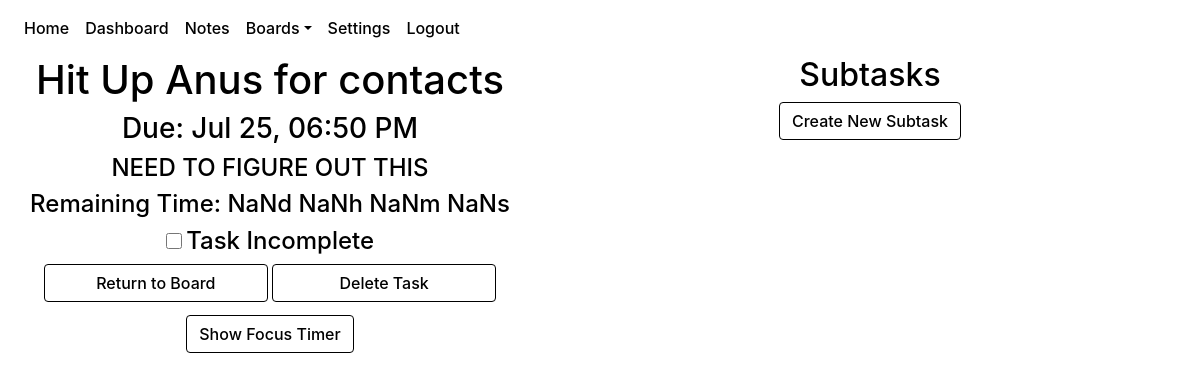
The page /boards/3/12/14 (signed in) on the database as committed earlier.
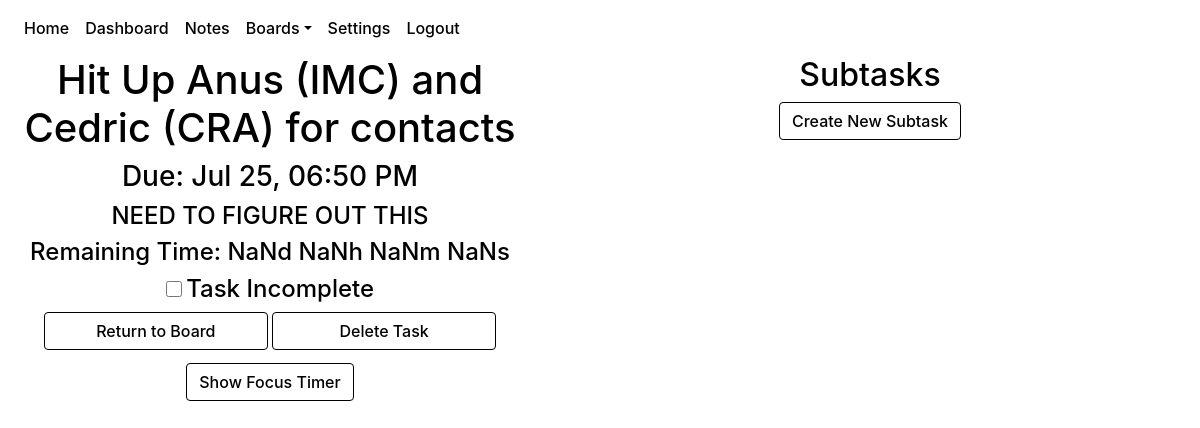
The same page on the database as committed later.
### website/models.py (models this page shows)
class Task(db.Model):
    id = db.Column(db.Integer, primary_key = True)
    created = db.Column(db.DateTime(timezone = True), default = func.now())
    last_modified = db.Column(db.DateTime(timezone = True), default = func.now())
    due_date = db.Column(db.DateTime(timezone = True))
    name = db.Column(db.String(100))
    description = db.Column(db.String(10000))
    completed = db.Column(db.Boolean, default = False)
    category = db.Column(db.Integer, db.ForeignKey('category.id'))
    board = db.Column(db.Integer, db.ForeignKey('board.id'))
    subtasks = db.relationship('Subtask')
    user_id = db.Column(db.Integer, db.ForeignKey('user.id'))

### website/views.py (the view, shortened to what this page needs)
@views.route('/boards/<board>/<category>/<task>', methods= ['GET', 'POST'])
@login_required
def display_task(board, category, task):
    return render_template("taskview.html", user = current_user, board = board, category = category, task = task)

### website/__init__.py (called while the page is built)
def create_app():
    app = Flask(__name__)
    app.config['SECRET_KEY'] = urandom(12).hex()
    app.config['SQLALCHEMY_DATABASE_URI'] = f'sqlite:///{DB_NAME}'
    app.config['SQLALCHEMY_TRACK_MODIFICATIONS'] = False
    db.init_app(app)
    from .views import views
    from .auth import auth
    app.register_blueprint(views, url_prefix='/')
    app.register_blueprint(auth, url_prefix='/')
    from .models import User, Note, Board, Task, Category
    create_database(app)
    login_manager = LoginManager()
    login_manager.login_view = 'auth.login'
    login_manager.init_app(app)
    @login_manager.user_loader
    def load_user(id):
        return User.query.get(id)
    return app

### website/templates/taskview.html (shortened to what this page needs)
{% extends "base.html" %}
{% block style %}
<link rel="stylesheet" href="{{ url_for('static', filename = 'taskView.css') }}" />
{% endblock %}
{% block content %}
    {% for boardObject in current_user.boards %}
    {% if boardObject.id == board|int%}
    {% for taskObject in boardObject.tasks%}
    {% if task|int == taskObject.id %}
    <div class="all-task-content">
        <div class="contain-task">
            <div class="task-header">
                <h1
                align="center"
                class="show-task task-title"
                id="task-title"
                ondblclick='editTaskElement(".task-title")'>{{ taskObject.name }}</h1>
                <h3
                id="task-due-date"
                class="show-task task-due"
                align="center"
                ondblclick='setDefaultDate("{{taskObject.due_date}}"); editTaskElement(".task-due");'>Due: {{taskObject.due_date.strftime('%b %d, %I:%M %p')}}</h3>
                <h4
                id="task-description"
                class="show-task task-description"
                align="center"
                ondblclick='editTaskElement(".task-description")'>{{taskObject.description}}</h4>
                {% if taskObject.completed == True %}
                    <h4 style="display: none;" id="time-remaining"></h4>
                    <div align="center" class="task-complete checkbox-section">
                        <input
                        align="center"
                        name="check-box"
                        type="checkbox"
                        aria-label="Complete"
                        id="task-completed-checkbox"
                        class="task-view checkbox form-control"
                        onclick="toggleTaskCompletion({{ taskObject.id }}, {{ taskObject.board }})"
                        checked
                        >
                        <h4 id="task-status">Task Complete</h4>
                    </div>
                {% else %}
                    <h4 id="time-remaining"></h4>
                    <div align="center" class="task-incomplete checkbox-section">
                        <input
                        onshow="showDueDate('{{ taskObject.due_date }}');"
                        type="checkbox"
                        name="check-box"
                        aria-label="Complete"
                        id="task-completed-checkbox"
                        class="task-view checkbox form-control"
                        onclick="toggleTaskCompletion({{ taskObject.id }}, {{ taskObject.board }})"
                        >
                        <h4 id="task-status">Task Incomplete</h4>
                    </div>
                {% endif %}
                <div align="center" id="main-task-buttons-div">
                    <a href="/boards/{{ board }}"><button align="center" id="return-to-board" class="form-control btn btn-primary">Return to Board</button></a>
                    <button align="center"
                    id="delete-task"
                    class="form-control btn btn-secondary"
                    onclick= "showDeleteConfirmation(`deleteTask({{ taskObject.id }}, '{{ board }}');`, 'task');"
                    >Delete Task</button>
                </div>
            </div>
            {% if taskObject.completed == False %}
            <div align="center" id="focus-timer-button-container">
                <button align="center" onclick="toggleTimerMenu('focus-timer-display');" class="btn btn-primary" id="focus-timer-display">Show Focus Timer</button>
            </div>
            {% endif %}
        </div>
        <div class="contain-subtasks">
            <div align="center" id="subtask-list-header">
                <h2>Subtasks</h2>
                <div align="center">
                    <button class="btn btn-primary" onclick="showSubtaskForm();" id="show-form-button">Create New Subtask</button>
                </div>
            </div>
        </div>
    </div>
    {% endif %}
    {% endfor %}
    {% endif %}
    {% endfor %}
{% endblock %}

Rows that differ between the two databases and show on the page:
changed Task "Jul 25, 06:50 PM": name "Hit Up Anus for contacts" → "Hit Up Anus (IMC) and Cedric (CRA) for contacts"
